Frame 1 (no input): blank canvas, image omitted
Frame 60 (the mouse pressed at the canvas centre just before this capture): blank canvas, image omitted
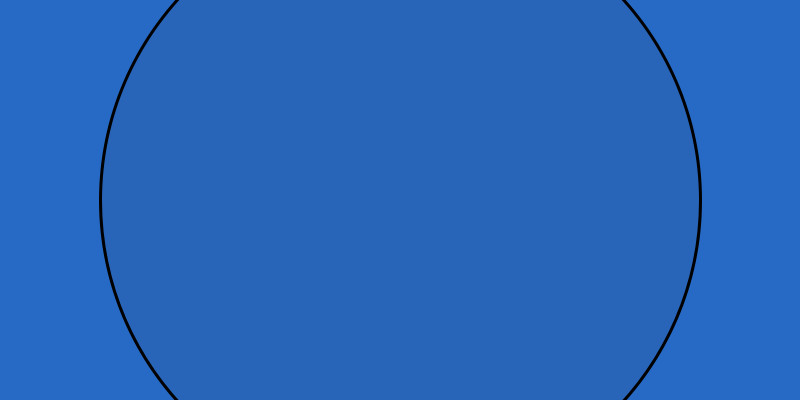
Frame 120 (the mouse held since frame 60 and released just before this capture)

The Processing sketch whose frames 1 and 60 were blank and that drew this single picture after the mouse press (run headless with seeded random() and noise(); from frame 60 on, the mouse is pressed at the canvas centre):

// Processing sketch: processing_125659
// ── processing_125659.pde

ArrayList<Drops> drops;
float h, s, b;
float t1, t2, t3;       
void setup() {  
  size(800, 400);
  //frameRate(24);    
  smooth();
  stroke(0);
  strokeWeight(3); 
  drops=new ArrayList<Drops>();  
  colorMode(HSB, 100);
  h=0; 
  s=10; 
  b=20;
  t1=0;
  t2=13;
  t3=5;
}

// frame loop   
void draw() {
  h=map(sin(t1), -1, 1, 50, 60);
  s=map(sin(t2), -1, 1, 70, 80);
  b=map(sin(t3), -1, 1, 70, 80);    
  background(h, s, b);
  for(int i=0; i<drops.size(); i++){
    Drops d=drops.get(i);
    d.display();
    d.update();
    if(d.dead())
    drops.remove(d);
  }
  t1+=0.01;
  t2+=0.007;
  t3+=0.015;
}
void mousePressed(){
  drops.add(new Drops(mouseX, mouseY));
}
class Drops{
  float r, x, y;
  float h, s, b, o;
  float ha, sa, ba;
  Drops(float x_, float y_){
    x=x_;
    y=y_;
    r=10;
    h=0; 
    s=0;
    b=0;
    ha=0;
    sa=50;
    ba=31;
    o=70;
  }
  void update(){
    h=map(sin(ha), -1, 1, 0, 100);
    s=map(sin(sa), -1, 1, 0, 100);
    b=map(sin(ba), -1, 1, 0, 100);
    ha+=0.003;
    sa+=0.005;
    ba+=0.002;
    o--;
  }
  void display(){
    color c=color(h, s, b, o);
    fill(c);
    ellipse(x, y, r, r);
    r+=10;
  }
  boolean dead(){
    if(r>1600)
    return true;
    else return false;
  }
}
